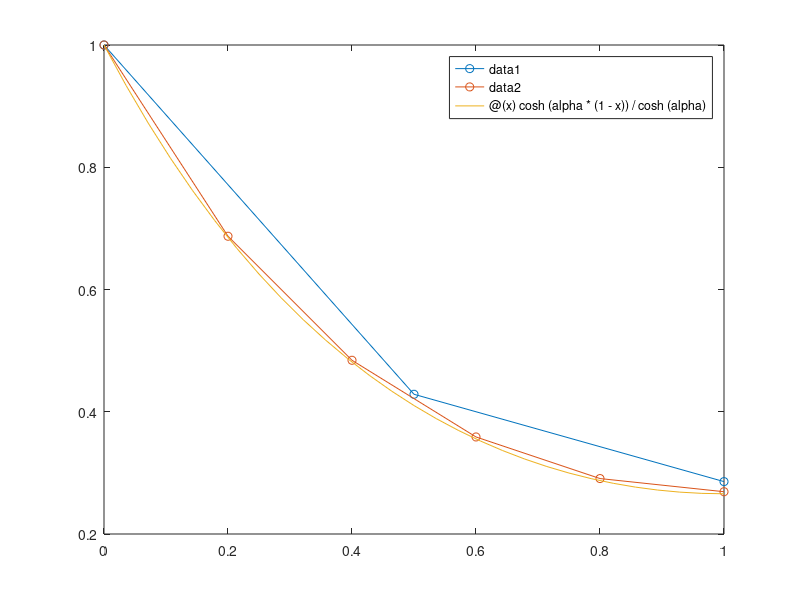

This figure's MATLAB source:
clear all, clc, close all;

Xmin = 0;
Xmax = 1;
Ymin = 1;

H = [0.5 0.2];
alpha = 2;

err = [];
Bdiag = [];

Fex = cosh(0)/cosh(alpha);

for i=1:1:length(H)
  N = 1/H(i);
  M = sparse(N,N);
  
  diagSup = ones(N, 1);
  diagInf = diagSup;
  diagInf(end-1) = 2;
  diag = diagSup * (-1) * (((alpha^2)*(H(i)^2))+2);
  
  B = [diagInf diag diagSup];
  M = spdiags(B, -1:1, N, N);
  b = [-Ymin; zeros(N-1, 1)];
  
  Faprox = [Ymin; M\b];
  X = [Xmin:H(i):Xmax];
  plot(X, Faprox, 'o-');
  if(i == 1)
    hold on;
  endif
  
  err(i,1) = abs(Faprox(N+1)-Fex);
  err(i,2) = H(i);
endfor


Yex = @(x) cosh(alpha*(1-x))/cosh(alpha);
fplot(Yex, [0 1]);
hold off;